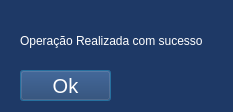
<?xml version="1.0" encoding="UTF-8"?>
<ui version="4.0">
 <class>Dialog</class>
 <widget class="QDialog" name="Dialog">
  <property name="geometry">
   <rect>
    <x>0</x>
    <y>0</y>
    <width>233</width>
    <height>112</height>
   </rect>
  </property>
  <property name="windowTitle">
   <string>Dialog</string>
  </property>
  <property name="styleSheet">
   <string notr="true">background-color: rgb(30, 57, 102);
color: rgb(255, 255, 255);
font: 75 10pt &quot;Segoe UI&quot;;</string>
  </property>
  <widget class="QPushButton" name="btnGerarPDF">
   <property name="geometry">
    <rect>
     <x>20</x>
     <y>70</y>
     <width>91</width>
     <height>31</height>
    </rect>
   </property>
   <property name="font">
    <font>
     <family>Segoe UI</family>
     <pointsize>15</pointsize>
     <weight>9</weight>
     <italic>false</italic>
     <bold>false</bold>
    </font>
   </property>
   <property name="acceptDrops">
    <bool>false</bool>
   </property>
   <property name="styleSheet">
    <string notr="true">background-color: rgb(30, 57, 102);
color: rgb(255, 255, 255);
font: 75 15pt &quot;Segoe UI&quot;;</string>
   </property>
   <property name="text">
    <string>Ok</string>
   </property>
   <property name="autoExclusive">
    <bool>false</bool>
   </property>
  </widget>
  <widget class="QLabel" name="label">
   <property name="geometry">
    <rect>
     <x>20</x>
     <y>20</y>
     <width>201</width>
     <height>41</height>
    </rect>
   </property>
   <property name="text">
    <string>Operação Realizada com sucesso</string>
   </property>
  </widget>
 </widget>
 <resources/>
 <connections/>
</ui>
